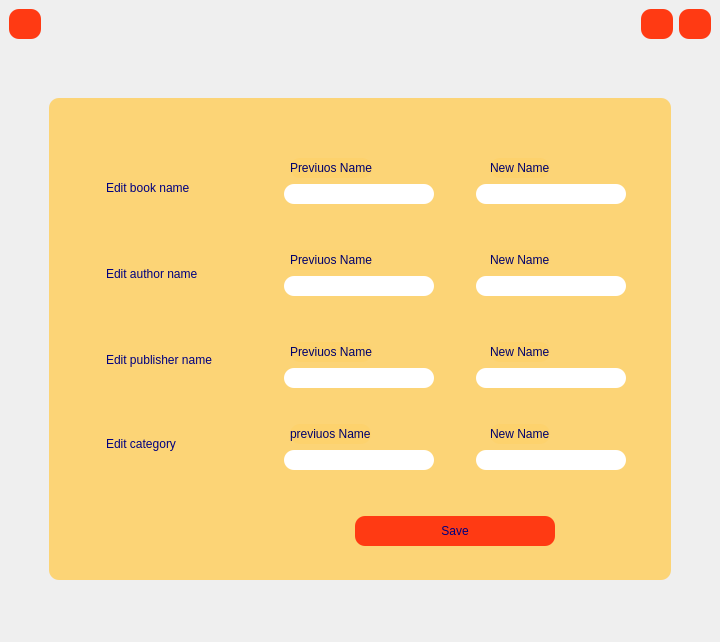
<?xml version="1.0" encoding="UTF-8"?>
<ui version="4.0">
 <class>editform</class>
 <widget class="QMainWindow" name="editform">
  <property name="geometry">
   <rect>
    <x>0</x>
    <y>0</y>
    <width>720</width>
    <height>642</height>
   </rect>
  </property>
  <property name="minimumSize">
   <size>
    <width>0</width>
    <height>500</height>
   </size>
  </property>
  <property name="windowTitle">
   <string>MainWindow</string>
  </property>
  <property name="styleSheet">
   <string notr="true">#editform
{
border-image :  url(:/images/images/2995229_orig.jpg)
}
QPushButton
{
background-color:rgb(255, 58, 19);
border-radius : 10px;
}
QPushButton:hover{
background-color: rgb(249, 255, 198);
}</string>
  </property>
  <widget class="QWidget" name="centralwidget">
   <layout class="QVBoxLayout" name="verticalLayout">
    <item>
     <layout class="QHBoxLayout" name="horizontalLayout_10">
      <property name="topMargin">
       <number>0</number>
      </property>
      <item>
       <widget class="QPushButton" name="back">
        <property name="minimumSize">
         <size>
          <width>30</width>
          <height>30</height>
         </size>
        </property>
        <property name="toolTip">
         <string>back</string>
        </property>
        <property name="text">
         <string/>
        </property>
        <property name="icon">
         <iconset resource="rec.qrc">
          <normaloff>:/images/images/return.png</normaloff>:/images/images/return.png</iconset>
        </property>
       </widget>
      </item>
      <item>
       <spacer name="horizontalSpacer_24">
        <property name="orientation">
         <enum>Qt::Horizontal</enum>
        </property>
        <property name="sizeHint" stdset="0">
         <size>
          <width>40</width>
          <height>20</height>
         </size>
        </property>
       </spacer>
      </item>
      <item>
       <widget class="QPushButton" name="pushButton_2">
        <property name="minimumSize">
         <size>
          <width>30</width>
          <height>30</height>
         </size>
        </property>
        <property name="text">
         <string/>
        </property>
       </widget>
      </item>
      <item>
       <widget class="QPushButton" name="close">
        <property name="minimumSize">
         <size>
          <width>30</width>
          <height>30</height>
         </size>
        </property>
        <property name="cursor">
         <cursorShape>PointingHandCursor</cursorShape>
        </property>
        <property name="toolTip">
         <string>close</string>
        </property>
        <property name="text">
         <string/>
        </property>
        <property name="icon">
         <iconset resource="rec.qrc">
          <normaloff>:/icones/images/delete-sign.png</normaloff>:/icones/images/delete-sign.png</iconset>
        </property>
        <property name="iconSize">
         <size>
          <width>30</width>
          <height>30</height>
         </size>
        </property>
       </widget>
      </item>
     </layout>
    </item>
    <item>
     <spacer name="verticalSpacer">
      <property name="orientation">
       <enum>Qt::Vertical</enum>
      </property>
      <property name="sizeHint" stdset="0">
       <size>
        <width>20</width>
        <height>40</height>
       </size>
      </property>
     </spacer>
    </item>
    <item>
     <layout class="QHBoxLayout" name="horizontalLayout_2">
      <item>
       <spacer name="horizontalSpacer">
        <property name="orientation">
         <enum>Qt::Horizontal</enum>
        </property>
        <property name="sizeType">
         <enum>QSizePolicy::Fixed</enum>
        </property>
        <property name="sizeHint" stdset="0">
         <size>
          <width>40</width>
          <height>20</height>
         </size>
        </property>
       </spacer>
      </item>
      <item>
       <widget class="QWidget" name="widget" native="true">
        <property name="minimumSize">
         <size>
          <width>500</width>
          <height>400</height>
         </size>
        </property>
        <property name="styleSheet">
         <string notr="true">QcheckBox
{
background-color: rgba(255, 205, 88,0);
}
QWidget{
color:rgb(0, 0, 127);
background-color: rgba(255, 205, 88,0.8);
border-radius : 10px;

}
QLineEdit
{
background-color: white;
border-radius : 10px;
}

QPushButton
{
background-color:rgb(255, 58, 19);
border-radius : 10px;
}
QPushButton:hover{
background-color:  rgb(139, 193, 14);
}
QLabel
{
background-color: rgba(255, 205, 88,0.3);
color:rgb(0, 0, 107);
}

</string>
        </property>
        <layout class="QHBoxLayout" name="horizontalLayout_3">
         <property name="topMargin">
          <number>20</number>
         </property>
         <item>
          <spacer name="horizontalSpacer_25">
           <property name="orientation">
            <enum>Qt::Horizontal</enum>
           </property>
           <property name="sizeHint" stdset="0">
            <size>
             <width>40</width>
             <height>20</height>
            </size>
           </property>
          </spacer>
         </item>
         <item>
          <layout class="QVBoxLayout" name="verticalLayout_3">
           <property name="topMargin">
            <number>10</number>
           </property>
           <item>
            <spacer name="verticalSpacer_5">
             <property name="orientation">
              <enum>Qt::Vertical</enum>
             </property>
             <property name="sizeType">
              <enum>QSizePolicy::Fixed</enum>
             </property>
             <property name="sizeHint" stdset="0">
              <size>
               <width>20</width>
               <height>50</height>
              </size>
             </property>
            </spacer>
           </item>
           <item>
            <widget class="QCheckBox" name="book">
             <property name="minimumSize">
              <size>
               <width>80</width>
               <height>20</height>
              </size>
             </property>
             <property name="styleSheet">
              <string notr="true">background-color: rgba(255, 205, 88,0);
</string>
             </property>
             <property name="text">
              <string>Edit book name</string>
             </property>
            </widget>
           </item>
           <item>
            <spacer name="verticalSpacer_3">
             <property name="orientation">
              <enum>Qt::Vertical</enum>
             </property>
             <property name="sizeType">
              <enum>QSizePolicy::Fixed</enum>
             </property>
             <property name="sizeHint" stdset="0">
              <size>
               <width>20</width>
               <height>60</height>
              </size>
             </property>
            </spacer>
           </item>
           <item>
            <widget class="QCheckBox" name="author">
             <property name="minimumSize">
              <size>
               <width>0</width>
               <height>20</height>
              </size>
             </property>
             <property name="styleSheet">
              <string notr="true">background-color: rgba(255, 205, 88,0);
</string>
             </property>
             <property name="text">
              <string>Edit author name</string>
             </property>
            </widget>
           </item>
           <item>
            <spacer name="verticalSpacer_4">
             <property name="orientation">
              <enum>Qt::Vertical</enum>
             </property>
             <property name="sizeType">
              <enum>QSizePolicy::Fixed</enum>
             </property>
             <property name="sizeHint" stdset="0">
              <size>
               <width>20</width>
               <height>60</height>
              </size>
             </property>
            </spacer>
           </item>
           <item>
            <widget class="QCheckBox" name="press">
             <property name="minimumSize">
              <size>
               <width>0</width>
               <height>20</height>
              </size>
             </property>
             <property name="styleSheet">
              <string notr="true">background-color: rgba(255, 205, 88,0);
</string>
             </property>
             <property name="text">
              <string>Edit publisher name</string>
             </property>
            </widget>
           </item>
           <item>
            <spacer name="verticalSpacer_12">
             <property name="orientation">
              <enum>Qt::Vertical</enum>
             </property>
             <property name="sizeHint" stdset="0">
              <size>
               <width>20</width>
               <height>40</height>
              </size>
             </property>
            </spacer>
           </item>
           <item>
            <widget class="QCheckBox" name="category">
             <property name="styleSheet">
              <string notr="true">background-color: rgba(255, 205, 88,0);
</string>
             </property>
             <property name="text">
              <string>Edit category</string>
             </property>
            </widget>
           </item>
           <item>
            <spacer name="verticalSpacer_6">
             <property name="orientation">
              <enum>Qt::Vertical</enum>
             </property>
             <property name="sizeType">
              <enum>QSizePolicy::Fixed</enum>
             </property>
             <property name="sizeHint" stdset="0">
              <size>
               <width>20</width>
               <height>120</height>
              </size>
             </property>
            </spacer>
           </item>
          </layout>
         </item>
         <item>
          <spacer name="horizontalSpacer_4">
           <property name="orientation">
            <enum>Qt::Horizontal</enum>
           </property>
           <property name="sizeHint" stdset="0">
            <size>
             <width>40</width>
             <height>20</height>
            </size>
           </property>
          </spacer>
         </item>
         <item>
          <layout class="QVBoxLayout" name="verticalLayout_2">
           <property name="topMargin">
            <number>0</number>
           </property>
           <property name="bottomMargin">
            <number>0</number>
           </property>
           <item>
            <spacer name="verticalSpacer_10">
             <property name="orientation">
              <enum>Qt::Vertical</enum>
             </property>
             <property name="sizeHint" stdset="0">
              <size>
               <width>20</width>
               <height>40</height>
              </size>
             </property>
            </spacer>
           </item>
           <item>
            <layout class="QHBoxLayout" name="horizontalLayout_7">
             <property name="topMargin">
              <number>0</number>
             </property>
             <item>
              <spacer name="horizontalSpacer_13">
               <property name="orientation">
                <enum>Qt::Horizontal</enum>
               </property>
               <property name="sizeType">
                <enum>QSizePolicy::Fixed</enum>
               </property>
               <property name="sizeHint" stdset="0">
                <size>
                 <width>42</width>
                 <height>20</height>
                </size>
               </property>
              </spacer>
             </item>
             <item>
              <widget class="QLabel" name="pname">
               <property name="text">
                <string>Previuos Name</string>
               </property>
              </widget>
             </item>
             <item>
              <spacer name="horizontalSpacer_14">
               <property name="orientation">
                <enum>Qt::Horizontal</enum>
               </property>
               <property name="sizeHint" stdset="0">
                <size>
                 <width>40</width>
                 <height>20</height>
                </size>
               </property>
              </spacer>
             </item>
             <item>
              <widget class="QLabel" name="nname">
               <property name="text">
                <string>New Name</string>
               </property>
              </widget>
             </item>
             <item>
              <spacer name="horizontalSpacer_15">
               <property name="orientation">
                <enum>Qt::Horizontal</enum>
               </property>
               <property name="sizeHint" stdset="0">
                <size>
                 <width>40</width>
                 <height>20</height>
                </size>
               </property>
              </spacer>
             </item>
            </layout>
           </item>
           <item>
            <layout class="QHBoxLayout" name="horizontalLayout_4">
             <property name="topMargin">
              <number>0</number>
             </property>
             <item>
              <spacer name="horizontalSpacer_2">
               <property name="orientation">
                <enum>Qt::Horizontal</enum>
               </property>
               <property name="sizeHint" stdset="0">
                <size>
                 <width>40</width>
                 <height>20</height>
                </size>
               </property>
              </spacer>
             </item>
             <item>
              <widget class="QLineEdit" name="pname_2">
               <property name="minimumSize">
                <size>
                 <width>150</width>
                 <height>20</height>
                </size>
               </property>
               <property name="toolTip">
                <string>write past name</string>
               </property>
              </widget>
             </item>
             <item>
              <spacer name="horizontalSpacer_6">
               <property name="orientation">
                <enum>Qt::Horizontal</enum>
               </property>
               <property name="sizeHint" stdset="0">
                <size>
                 <width>40</width>
                 <height>20</height>
                </size>
               </property>
              </spacer>
             </item>
             <item>
              <widget class="QLineEdit" name="nname_2">
               <property name="minimumSize">
                <size>
                 <width>150</width>
                 <height>20</height>
                </size>
               </property>
               <property name="toolTip">
                <string>write name</string>
               </property>
              </widget>
             </item>
             <item>
              <spacer name="horizontalSpacer_3">
               <property name="orientation">
                <enum>Qt::Horizontal</enum>
               </property>
               <property name="sizeHint" stdset="0">
                <size>
                 <width>40</width>
                 <height>20</height>
                </size>
               </property>
              </spacer>
             </item>
            </layout>
           </item>
           <item>
            <spacer name="verticalSpacer_9">
             <property name="orientation">
              <enum>Qt::Vertical</enum>
             </property>
             <property name="sizeHint" stdset="0">
              <size>
               <width>20</width>
               <height>40</height>
              </size>
             </property>
            </spacer>
           </item>
           <item>
            <layout class="QHBoxLayout" name="horizontalLayout_8">
             <property name="topMargin">
              <number>0</number>
             </property>
             <item>
              <spacer name="horizontalSpacer_17">
               <property name="orientation">
                <enum>Qt::Horizontal</enum>
               </property>
               <property name="sizeType">
                <enum>QSizePolicy::Fixed</enum>
               </property>
               <property name="sizeHint" stdset="0">
                <size>
                 <width>42</width>
                 <height>20</height>
                </size>
               </property>
              </spacer>
             </item>
             <item>
              <widget class="QLabel" name="pauthor">
               <property name="text">
                <string>Previuos Name</string>
               </property>
              </widget>
             </item>
             <item>
              <spacer name="horizontalSpacer_16">
               <property name="orientation">
                <enum>Qt::Horizontal</enum>
               </property>
               <property name="sizeHint" stdset="0">
                <size>
                 <width>40</width>
                 <height>20</height>
                </size>
               </property>
              </spacer>
             </item>
             <item>
              <widget class="QLabel" name="nauthor">
               <property name="text">
                <string>New Name</string>
               </property>
              </widget>
             </item>
             <item>
              <spacer name="horizontalSpacer_18">
               <property name="orientation">
                <enum>Qt::Horizontal</enum>
               </property>
               <property name="sizeHint" stdset="0">
                <size>
                 <width>40</width>
                 <height>20</height>
                </size>
               </property>
              </spacer>
             </item>
            </layout>
           </item>
           <item>
            <layout class="QHBoxLayout" name="horizontalLayout_5">
             <property name="topMargin">
              <number>0</number>
             </property>
             <item>
              <spacer name="horizontalSpacer_8">
               <property name="orientation">
                <enum>Qt::Horizontal</enum>
               </property>
               <property name="sizeHint" stdset="0">
                <size>
                 <width>40</width>
                 <height>20</height>
                </size>
               </property>
              </spacer>
             </item>
             <item>
              <widget class="QLineEdit" name="pauthor_2">
               <property name="minimumSize">
                <size>
                 <width>150</width>
                 <height>20</height>
                </size>
               </property>
               <property name="toolTip">
                <string>write past author</string>
               </property>
              </widget>
             </item>
             <item>
              <spacer name="horizontalSpacer_7">
               <property name="orientation">
                <enum>Qt::Horizontal</enum>
               </property>
               <property name="sizeHint" stdset="0">
                <size>
                 <width>40</width>
                 <height>20</height>
                </size>
               </property>
              </spacer>
             </item>
             <item>
              <widget class="QLineEdit" name="nauthor_2">
               <property name="minimumSize">
                <size>
                 <width>150</width>
                 <height>20</height>
                </size>
               </property>
               <property name="toolTip">
                <string>write new name</string>
               </property>
              </widget>
             </item>
             <item>
              <spacer name="horizontalSpacer_9">
               <property name="orientation">
                <enum>Qt::Horizontal</enum>
               </property>
               <property name="sizeHint" stdset="0">
                <size>
                 <width>40</width>
                 <height>20</height>
                </size>
               </property>
              </spacer>
             </item>
            </layout>
           </item>
           <item>
            <spacer name="verticalSpacer_8">
             <property name="orientation">
              <enum>Qt::Vertical</enum>
             </property>
             <property name="sizeHint" stdset="0">
              <size>
               <width>20</width>
               <height>40</height>
              </size>
             </property>
            </spacer>
           </item>
           <item>
            <layout class="QHBoxLayout" name="horizontalLayout_9">
             <property name="topMargin">
              <number>0</number>
             </property>
             <item>
              <spacer name="horizontalSpacer_20">
               <property name="orientation">
                <enum>Qt::Horizontal</enum>
               </property>
               <property name="sizeType">
                <enum>QSizePolicy::Fixed</enum>
               </property>
               <property name="sizeHint" stdset="0">
                <size>
                 <width>42</width>
                 <height>20</height>
                </size>
               </property>
              </spacer>
             </item>
             <item>
              <widget class="QLabel" name="ppress">
               <property name="text">
                <string>Previuos Name</string>
               </property>
              </widget>
             </item>
             <item>
              <spacer name="horizontalSpacer_19">
               <property name="orientation">
                <enum>Qt::Horizontal</enum>
               </property>
               <property name="sizeHint" stdset="0">
                <size>
                 <width>40</width>
                 <height>20</height>
                </size>
               </property>
              </spacer>
             </item>
             <item>
              <widget class="QLabel" name="npress">
               <property name="text">
                <string>New Name</string>
               </property>
              </widget>
             </item>
             <item>
              <spacer name="horizontalSpacer_21">
               <property name="orientation">
                <enum>Qt::Horizontal</enum>
               </property>
               <property name="sizeHint" stdset="0">
                <size>
                 <width>40</width>
                 <height>20</height>
                </size>
               </property>
              </spacer>
             </item>
            </layout>
           </item>
           <item>
            <layout class="QHBoxLayout" name="horizontalLayout_6">
             <property name="topMargin">
              <number>0</number>
             </property>
             <item>
              <spacer name="horizontalSpacer_11">
               <property name="orientation">
                <enum>Qt::Horizontal</enum>
               </property>
               <property name="sizeHint" stdset="0">
                <size>
                 <width>40</width>
                 <height>20</height>
                </size>
               </property>
              </spacer>
             </item>
             <item>
              <widget class="QLineEdit" name="ppress_2">
               <property name="minimumSize">
                <size>
                 <width>150</width>
                 <height>20</height>
                </size>
               </property>
               <property name="toolTip">
                <string>write past press</string>
               </property>
              </widget>
             </item>
             <item>
              <spacer name="horizontalSpacer_10">
               <property name="orientation">
                <enum>Qt::Horizontal</enum>
               </property>
               <property name="sizeHint" stdset="0">
                <size>
                 <width>40</width>
                 <height>20</height>
                </size>
               </property>
              </spacer>
             </item>
             <item>
              <widget class="QLineEdit" name="npress_2">
               <property name="minimumSize">
                <size>
                 <width>150</width>
                 <height>20</height>
                </size>
               </property>
               <property name="toolTip">
                <string>write new press</string>
               </property>
              </widget>
             </item>
             <item>
              <spacer name="horizontalSpacer_12">
               <property name="orientation">
                <enum>Qt::Horizontal</enum>
               </property>
               <property name="sizeHint" stdset="0">
                <size>
                 <width>40</width>
                 <height>20</height>
                </size>
               </property>
              </spacer>
             </item>
            </layout>
           </item>
           <item>
            <spacer name="verticalSpacer_7">
             <property name="orientation">
              <enum>Qt::Vertical</enum>
             </property>
             <property name="sizeType">
              <enum>QSizePolicy::Fixed</enum>
             </property>
             <property name="sizeHint" stdset="0">
              <size>
               <width>20</width>
               <height>30</height>
              </size>
             </property>
            </spacer>
           </item>
           <item>
            <layout class="QHBoxLayout" name="horizontalLayout_11">
             <property name="topMargin">
              <number>0</number>
             </property>
             <item>
              <spacer name="horizontalSpacer_26">
               <property name="orientation">
                <enum>Qt::Horizontal</enum>
               </property>
               <property name="sizeType">
                <enum>QSizePolicy::Fixed</enum>
               </property>
               <property name="sizeHint" stdset="0">
                <size>
                 <width>42</width>
                 <height>20</height>
                </size>
               </property>
              </spacer>
             </item>
             <item>
              <widget class="QLabel" name="label_2">
               <property name="text">
                <string>previuos Name</string>
               </property>
              </widget>
             </item>
             <item>
              <spacer name="horizontalSpacer_27">
               <property name="orientation">
                <enum>Qt::Horizontal</enum>
               </property>
               <property name="sizeHint" stdset="0">
                <size>
                 <width>40</width>
                 <height>20</height>
                </size>
               </property>
              </spacer>
             </item>
             <item>
              <widget class="QLabel" name="label">
               <property name="text">
                <string>New Name</string>
               </property>
              </widget>
             </item>
             <item>
              <spacer name="horizontalSpacer_28">
               <property name="orientation">
                <enum>Qt::Horizontal</enum>
               </property>
               <property name="sizeHint" stdset="0">
                <size>
                 <width>40</width>
                 <height>20</height>
                </size>
               </property>
              </spacer>
             </item>
            </layout>
           </item>
           <item>
            <layout class="QHBoxLayout" name="horizontalLayout_12">
             <property name="topMargin">
              <number>0</number>
             </property>
             <item>
              <spacer name="horizontalSpacer_29">
               <property name="orientation">
                <enum>Qt::Horizontal</enum>
               </property>
               <property name="sizeHint" stdset="0">
                <size>
                 <width>40</width>
                 <height>20</height>
                </size>
               </property>
              </spacer>
             </item>
             <item>
              <widget class="QLineEdit" name="pcategory">
               <property name="minimumSize">
                <size>
                 <width>150</width>
                 <height>20</height>
                </size>
               </property>
              </widget>
             </item>
             <item>
              <spacer name="horizontalSpacer_30">
               <property name="orientation">
                <enum>Qt::Horizontal</enum>
               </property>
               <property name="sizeHint" stdset="0">
                <size>
                 <width>40</width>
                 <height>20</height>
                </size>
               </property>
              </spacer>
             </item>
             <item>
              <widget class="QLineEdit" name="ncategory">
               <property name="minimumSize">
                <size>
                 <width>150</width>
                 <height>20</height>
                </size>
               </property>
              </widget>
             </item>
             <item>
              <spacer name="horizontalSpacer_31">
               <property name="orientation">
                <enum>Qt::Horizontal</enum>
               </property>
               <property name="sizeHint" stdset="0">
                <size>
                 <width>40</width>
                 <height>20</height>
                </size>
               </property>
              </spacer>
             </item>
            </layout>
           </item>
           <item>
            <spacer name="verticalSpacer_13">
             <property name="orientation">
              <enum>Qt::Vertical</enum>
             </property>
             <property name="sizeHint" stdset="0">
              <size>
               <width>20</width>
               <height>40</height>
              </size>
             </property>
            </spacer>
           </item>
           <item>
            <layout class="QHBoxLayout" name="horizontalLayout">
             <property name="topMargin">
              <number>0</number>
             </property>
             <item>
              <spacer name="horizontalSpacer_5">
               <property name="orientation">
                <enum>Qt::Horizontal</enum>
               </property>
               <property name="sizeHint" stdset="0">
                <size>
                 <width>40</width>
                 <height>20</height>
                </size>
               </property>
              </spacer>
             </item>
             <item>
              <widget class="QPushButton" name="save">
               <property name="minimumSize">
                <size>
                 <width>200</width>
                 <height>30</height>
                </size>
               </property>
               <property name="text">
                <string>Save</string>
               </property>
              </widget>
             </item>
             <item>
              <spacer name="horizontalSpacer_22">
               <property name="orientation">
                <enum>Qt::Horizontal</enum>
               </property>
               <property name="sizeHint" stdset="0">
                <size>
                 <width>40</width>
                 <height>20</height>
                </size>
               </property>
              </spacer>
             </item>
            </layout>
           </item>
           <item>
            <spacer name="verticalSpacer_11">
             <property name="orientation">
              <enum>Qt::Vertical</enum>
             </property>
             <property name="sizeHint" stdset="0">
              <size>
               <width>20</width>
               <height>25</height>
              </size>
             </property>
            </spacer>
           </item>
          </layout>
         </item>
        </layout>
       </widget>
      </item>
      <item>
       <spacer name="horizontalSpacer_23">
        <property name="orientation">
         <enum>Qt::Horizontal</enum>
        </property>
        <property name="sizeType">
         <enum>QSizePolicy::Fixed</enum>
        </property>
        <property name="sizeHint" stdset="0">
         <size>
          <width>40</width>
          <height>20</height>
         </size>
        </property>
       </spacer>
      </item>
     </layout>
    </item>
    <item>
     <spacer name="verticalSpacer_2">
      <property name="orientation">
       <enum>Qt::Vertical</enum>
      </property>
      <property name="sizeHint" stdset="0">
       <size>
        <width>20</width>
        <height>40</height>
       </size>
      </property>
     </spacer>
    </item>
   </layout>
  </widget>
 </widget>
 <resources>
  <include location="rec.qrc"/>
 </resources>
 <connections>
  <connection>
   <sender>close</sender>
   <signal>clicked()</signal>
   <receiver>editform</receiver>
   <slot>close()</slot>
   <hints>
    <hint type="sourcelabel">
     <x>700</x>
     <y>24</y>
    </hint>
    <hint type="destinationlabel">
     <x>713</x>
     <y>68</y>
    </hint>
   </hints>
  </connection>
  <connection>
   <sender>book</sender>
   <signal>clicked(bool)</signal>
   <receiver>pname_2</receiver>
   <slot>setEnabled(bool)</slot>
   <hints>
    <hint type="sourcelabel">
     <x>72</x>
     <y>253</y>
    </hint>
    <hint type="destinationlabel">
     <x>305</x>
     <y>249</y>
    </hint>
   </hints>
  </connection>
  <connection>
   <sender>book</sender>
   <signal>clicked(bool)</signal>
   <receiver>nname_2</receiver>
   <slot>setEnabled(bool)</slot>
   <hints>
    <hint type="sourcelabel">
     <x>97</x>
     <y>252</y>
    </hint>
    <hint type="destinationlabel">
     <x>510</x>
     <y>249</y>
    </hint>
   </hints>
  </connection>
  <connection>
   <sender>author</sender>
   <signal>clicked(bool)</signal>
   <receiver>pauthor_2</receiver>
   <slot>setEnabled(bool)</slot>
   <hints>
    <hint type="sourcelabel">
     <x>73</x>
     <y>350</y>
    </hint>
    <hint type="destinationlabel">
     <x>284</x>
     <y>351</y>
    </hint>
   </hints>
  </connection>
  <connection>
   <sender>author</sender>
   <signal>clicked(bool)</signal>
   <receiver>nauthor_2</receiver>
   <slot>setEnabled(bool)</slot>
   <hints>
    <hint type="sourcelabel">
     <x>95</x>
     <y>351</y>
    </hint>
    <hint type="destinationlabel">
     <x>493</x>
     <y>347</y>
    </hint>
   </hints>
  </connection>
  <connection>
   <sender>press</sender>
   <signal>clicked(bool)</signal>
   <receiver>ppress_2</receiver>
   <slot>setEnabled(bool)</slot>
   <hints>
    <hint type="sourcelabel">
     <x>73</x>
     <y>449</y>
    </hint>
    <hint type="destinationlabel">
     <x>274</x>
     <y>447</y>
    </hint>
   </hints>
  </connection>
  <connection>
   <sender>press</sender>
   <signal>clicked(bool)</signal>
   <receiver>npress_2</receiver>
   <slot>setEnabled(bool)</slot>
   <hints>
    <hint type="sourcelabel">
     <x>87</x>
     <y>452</y>
    </hint>
    <hint type="destinationlabel">
     <x>471</x>
     <y>451</y>
    </hint>
   </hints>
  </connection>
 </connections>
</ui>
